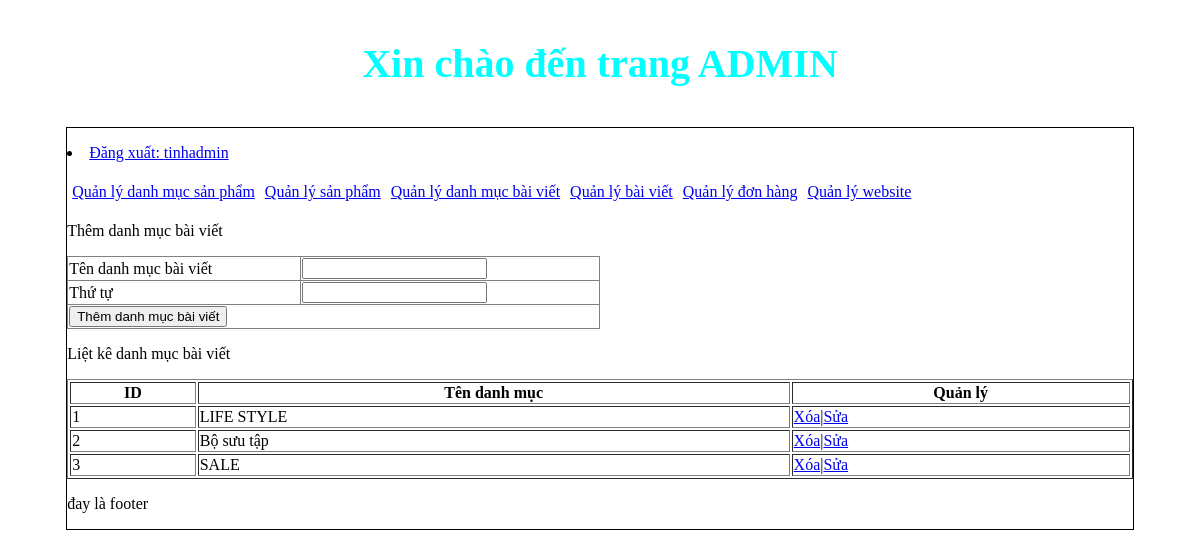
The page /web_mysqli/admincp/index.php?action=quanlydanhmucbaiviet&query=them (signed in) on the database its author committed.
### tables this page shows
CREATE TABLE `tbl_danhmucbaiviet` (
  `id_baiviet` int(11) NOT NULL,
  `tendanhmuc_baiviet` varchar(255) NOT NULL,
  `thutu` int(11) NOT NULL
);

### web_mysqli/admincp/modules/quanlydanhmucbaiviet/lietke.php (the view)
<p>Liệt kê danh mục bài viết</p>
<?php
    $sql_lietke_danhmucbaiviet = "SELECT * FROM tbl_danhmucbaiviet ORDER BY thutu DESC";
    $query_lietke = mysqli_query($mysqli,$sql_lietke_danhmucbaiviet);
?>
<table style="width:100%" border="1" style="border-collapse: collapse;">
  <tr>
      <th>ID</th>
    <th>Tên danh mục</th>
    <th>Quản lý </th>
  </tr>
  <?php
    $i=0;
    while($row = mysqli_fetch_array($query_lietke)){
        $i++;
  ?>
  <tr>
    <td><?php echo $i ?></td>
    <td><?php echo $row['tendanhmuc_baiviet'] ?></td>
    <td>
            <a href="modules/quanlydanhmucbaiviet/xuly.php?idbaiviet=<?php echo $row['id_baiviet'] ?>">Xóa</a>|<a href="?action=quanlydanhmucbaiviet&query=sua&idbaiviet=<?php echo $row['id_baiviet'] ?>">Sửa</a>
    </td>
  </tr>
  <?php
    }
  ?>
</table>

### rows shown on the page
tbl_danhmucbaiviet: tendanhmuc_baiviet "LIFE STYLE"
tbl_danhmucbaiviet: tendanhmuc_baiviet "Bộ sưu tập"
tbl_danhmucbaiviet: tendanhmuc_baiviet "SALE"

### other values the page prints
$_SESSION['dangnhap'] "tinhadmin"
